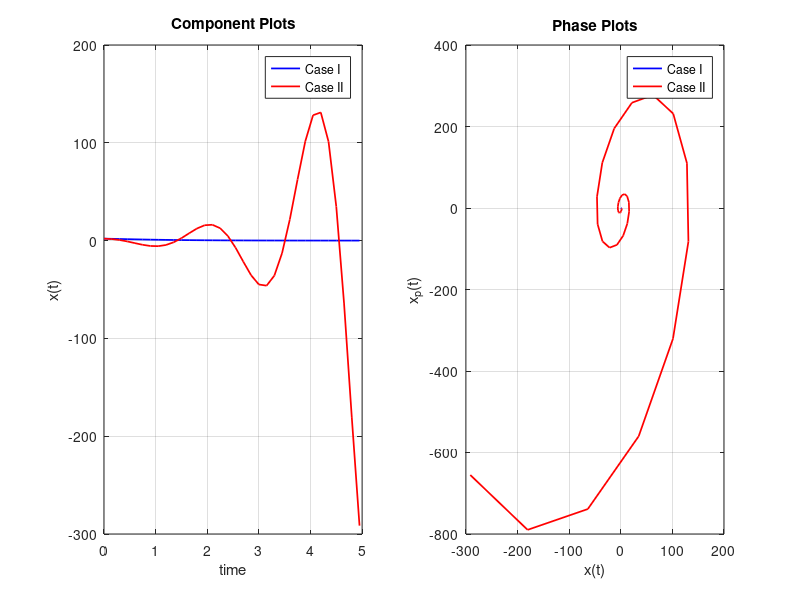

Source code (MATLAB):
%Case 1
A1 = [0 1;-3 -4];
[v1,d1] = eig(A1)
%Case 2
A2 = [0 1; -10 2];
[v2,d2] = eig(A2)
%Since the Eigenvalues are represented by matrices d1 and d2 we can predict
%the stability of the system based on their diagonal values signs
%First Case is Stable because both eigenvalues are negative
%Second Case is Unstable, because the real part of the complex conjugate
%roots is positive
%Case 1
lam_1 = d1(1,1);
lam_2 = d1(2,2);
v11 = v1(:,1);
v22 = v1(:,2);
v11= v11/min(v11);
v22 = v22/min(v22);
C = inv([v11 v22])*[2;-1];
c1 = C(1);
c2 = C(2);
%-2/5*e^-t -0.5*e^-3t
%Case 2
lam_3 = d2(1,1);
lam_4 = d2(2,2);
v21 = v2(:,1);
v2One = v2(:,2);
v21 = v21/min(v21);
v2One = v2One/min(v2One);
C2 = inv([v21 v2One]) *[2;-1];
c11 = C2(1);
c22 = C2(2);
%(1 +5i)*e^(1+3i)t + (1-5i)*e^(1-3i)t
time = 0:0.15:5;
x = c1*exp(lam_1*time).*v11(1) + c2*exp(lam_2*time).*v22(1);
x_p = c1*exp(lam_1*time).*v11(2) + c2*exp(lam_2*time).*v22(2);
x2 = c11*exp(lam_3*time).*v21(1) + c22*exp(lam_4*time).*v2One(1);
x2_p= c11*exp(lam_3*time).*v21(2) + c22*exp(lam_4*time).*v2One(2);
subplot(1,2,1)
plot(time,x, 'Color', 'Blue', 'LineWidth', 1.25)
hold on
plot(time,x2,'Color', 'Red', 'LineWidth', 1.25)
grid on
legend('Case I','Case II')
title('Component Plots')
xlabel('time')
ylabel('x(t)')
subplot(1,2,2)
plot(x,x_p,'Color', 'Blue', 'LineWidth', 1.25)
hold on
plot(x2,x2_p,'Color', 'Red', 'LineWidth', 1.25)
grid on
legend('Case I','Case II')
title('Phase Plots')
xlabel('x(t)')
ylabel('x_p(t)')
